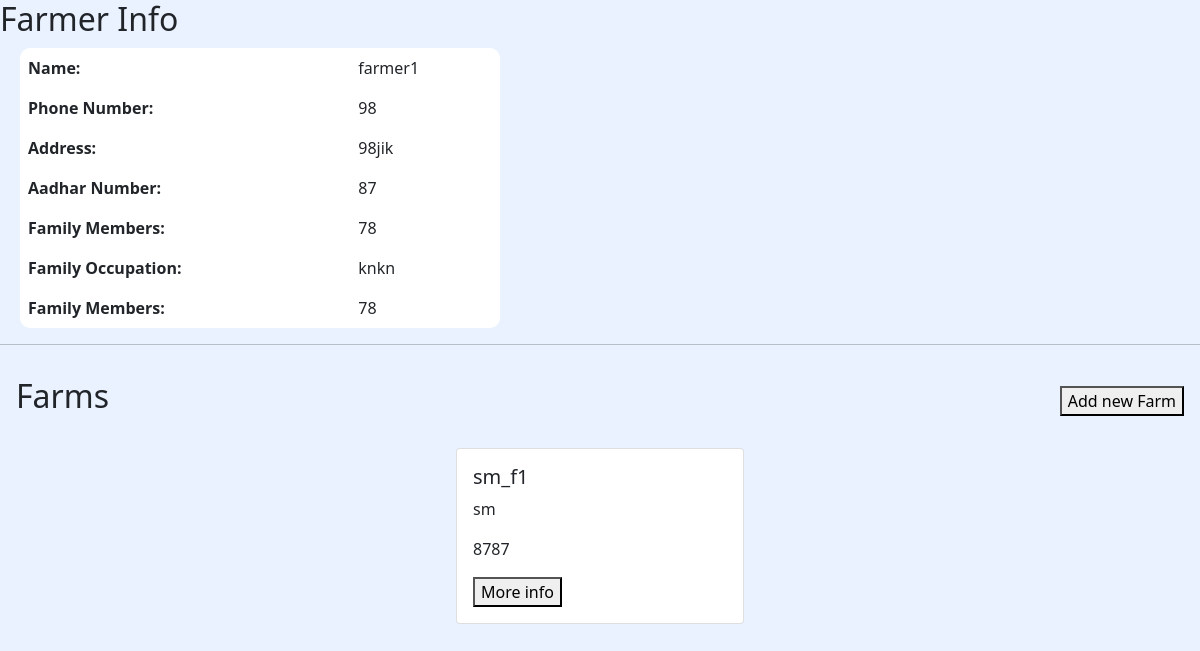
The page /farmer_details (signed in) on the database as committed earlier.
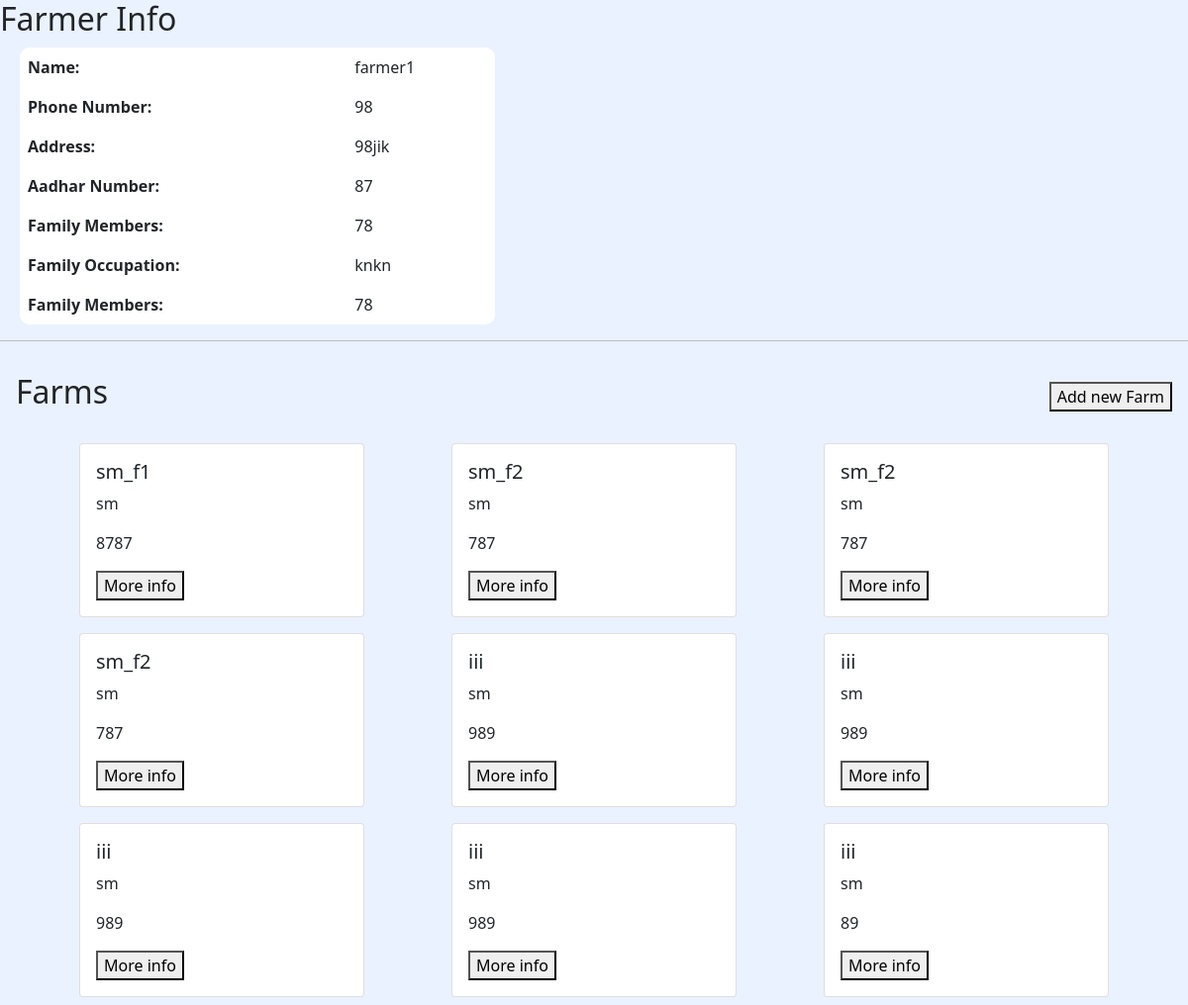
The same page on the database as committed later.
### adminaccess/models.py (models this page shows)
class Farmer(models.Model):
    name = models.CharField(max_length=50)
    phone_number = models.IntegerField()
    address = models.TextField()
    aadhar_number = models.IntegerField(blank=True, null=True)
    family_members = models.IntegerField(blank=True, null=True)
    family_occupation = models.CharField(max_length=50, blank=True, null=True)
    is_access = models.BooleanField(default=False)
    create_date = models.DateTimeField(auto_now_add=True)
    modified_date = models.DateTimeField(auto_now=True)

class Farm_info(models.Model):
    farmer_id = models.IntegerField()
    farm_nick_name = models.CharField(max_length=50, blank=True, null=True)
    farm_space = models.IntegerField(blank=True, null=True)
    geo_location = models.CharField(max_length=50, blank=True, null=True)
    farm_village = models.CharField(max_length=50, blank=True, null=True)
    khata_no = models.CharField(max_length=50, blank=True, null=True)
    who_caretaker = models.CharField(max_length=50, blank=True, null=True)
    caretaker = models.CharField(max_length=50, blank=True, null=True)
    caretaker_phone_number = models.IntegerField(blank=True, null=True)
    soil_type = models.CharField(max_length=50, blank=True, null=True)
    water_source = models.CharField(max_length=50, blank=True, null=True)
    water_type = models.CharField(max_length=50, blank=True, null=True)
    water_season = models.CharField(max_length=50, blank=True, null=True)
    create_date = models.DateTimeField(auto_now_add=True)
    modified_date = models.DateTimeField(auto_now=True)

### adminaccess/views.py (the view)
# urls.py: path('farmer_details', views.farmer_details, name="farmer_details"),
def farmer_details(request):
    if request.method == 'POST':
        farmer_id = request.POST.get('farmer_id')
        farm_info = Farm_info.objects.filter(farmer_id=farmer_id)
        farmer_info = Farmer.objects.filter(id=farmer_id)[0]
        data = {'farmer': farmer_id,
                'farm_info': farm_info,
                'farmer_info': farmer_info,
                }
        request.session['farmer_id'] = farmer_id
        return render(request, 'forms/farmer_details.html', data)
    else:
        farmer_id = request.session['farmer_id']
        print("farmer_details else farmer_id",farmer_id)
        farm_info = Farm_info.objects.filter(farmer_id=farmer_id)
        farmer_info = Farmer.objects.filter(id=farmer_id)[0]
        data = {'farmer': farmer_id,
                'farm_info': farm_info,
                'farmer_info': farmer_info,
                }
        return render(request, 'forms/farmer_details.html', data)

### templates/forms/farmer_details.html (shortened to what this page needs)
<!DOCTYPE html>
<html lang="en">
<head>
    {% load static %}
    <link href="https://cdn.jsdelivr.net/npm/bootstrap@5.1.3/dist/css/bootstrap.min.css" rel="stylesheet">
    <link rel="stylesheet" href="{% static 'createuser.css' %}">
</head>
<body>
    <h2>Farmer Info</h2>
    <table class="table table-borderless table-width-40 farmer_detail">
        <tbody>
          <tr>
            <th scope="row">Name:</th>
            <td>{{farmer_info.name}}</td>
          </tr>
          <tr>
            <th scope="row">Phone Number:</th>
            <td>{{farmer_info.phone_number}}</td>
          </tr>
          <tr>
            <th scope="row">Address:</th>
            <td>{{farmer_info.address}}</td>
          </tr>
          <tr>
            <th scope="row">Aadhar Number:</th>
            <td>{{farmer_info.aadhar_number}}</td>
          </tr>
          <tr>
            <th scope="row">Family Members:</th>
            <td>{{farmer_info.family_members}}</td>
          </tr>
          <tr>
            <th scope="row">Family Occupation:</th>
            <td>{{farmer_info.family_occupation}}</td>
          </tr>
          <tr>
            <th scope="row">Family Members:</th>
            <td>{{farmer_info.family_members}}</td>
          </tr>
        </tbody>
      </table>
      <hr/>
      <div class="d-flex justify-content-between p-3">
        <div class="h2">Farms</div>
        <div class="d-flex justify-content-center align-items-center">
            <form method="POST" action="{% url 'farm_info_reg' %}">
                  <button type="submit" class="das-reject-order">
                    Add new Farm
                  </button>
              </form>
        </div>
    </div>
    <div class="d-flex justify-content-evenly flex-wrap">
    {% for farm in farm_info %}
      <div class="card m-2" style="width: 18rem;">
        <div class="card-body">
          <h5 class="card-title">{{farm.farm_nick_name}}</h5>
          <p class="card-text">{{farm.caretaker}}</p>
          <p class="card-text">{{farm.caretaker_phone_number}}</p>
          <form method="POST" action="{% url 'farm_info' %}">
                  <button type="submit" class="das-reject-order">
                    More info
                  </button>
              </form>
        </div>
      </div>
      {% endfor %}
    </div>
</body>
</html>

### static/createuser.css (style rules this page uses)
body { background-color: rgb(235, 242, 255); }
.table-width-40 { width: 40%; }
.farmer_detail { background-color: white; border-radius: 10px; margin: 10px 20px; }

Rows that differ between the two databases and show on the page:
added Farm_info: farm_nick_name "sm_f2", caretaker "sm", caretaker_phone_number "787"
added Farm_info: farm_nick_name "sm_f2", caretaker "sm", caretaker_phone_number "787"
added Farm_info: farm_nick_name "sm_f2", caretaker "sm", caretaker_phone_number "787"
added Farm_info: farm_nick_name "iii", caretaker "sm", caretaker_phone_number "989"
added Farm_info: farm_nick_name "iii", caretaker "sm", caretaker_phone_number "989"
added Farm_info: farm_nick_name "iii", caretaker "sm", caretaker_phone_number "989"
added Farm_info: farm_nick_name "iii", caretaker "sm", caretaker_phone_number "989"
added Farm_info: farm_nick_name "iii", caretaker "sm", caretaker_phone_number "89"
